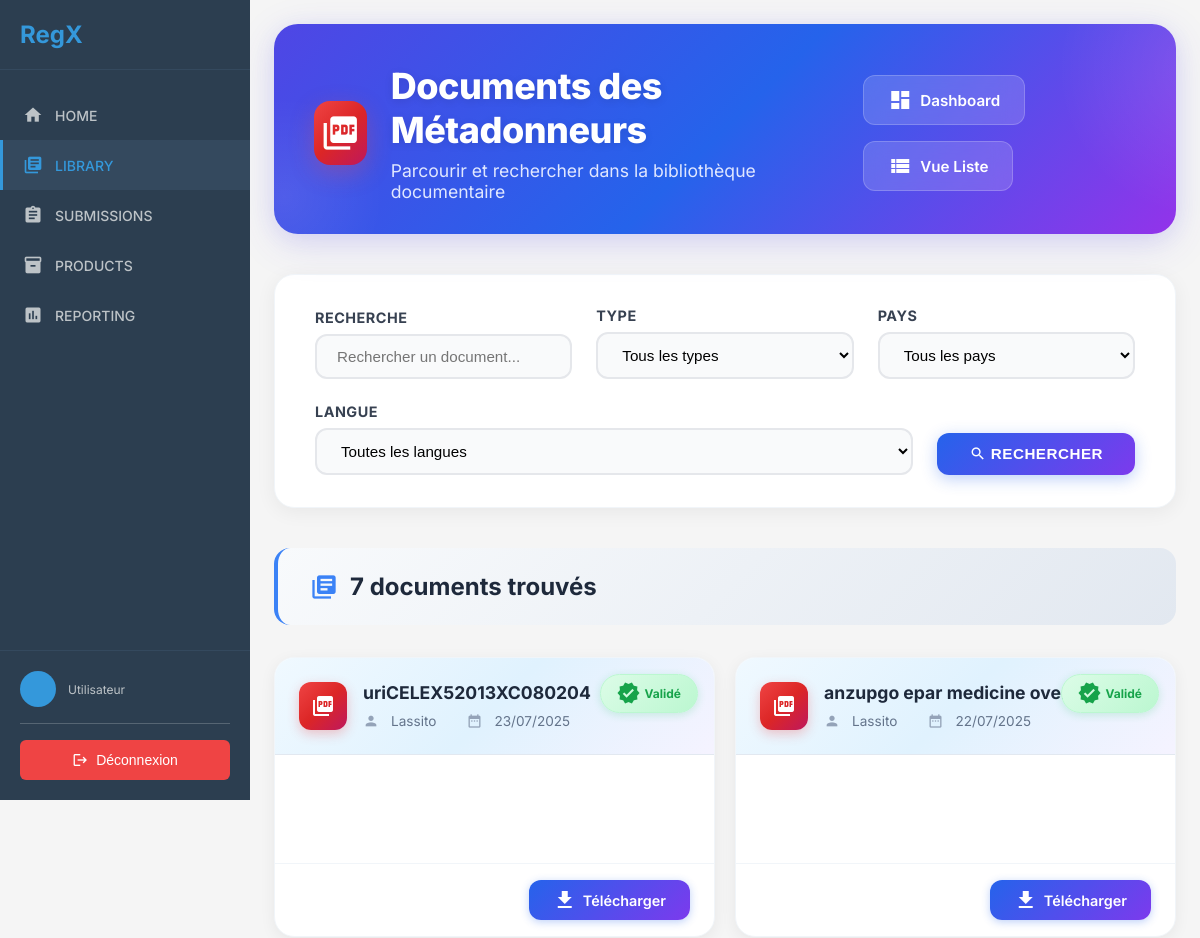
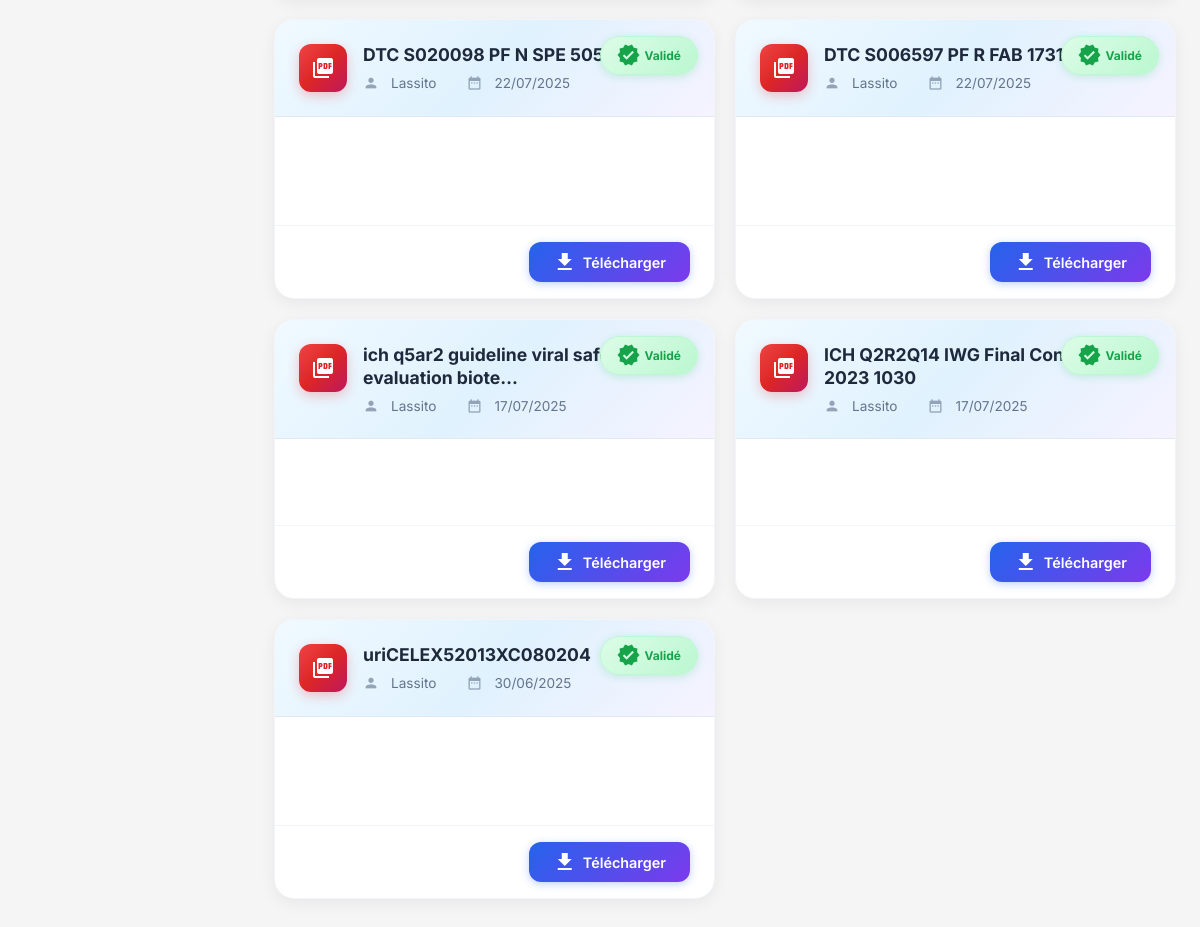
Before: /client/library/documents/ with the older database file (2 pictures, top to bottom).
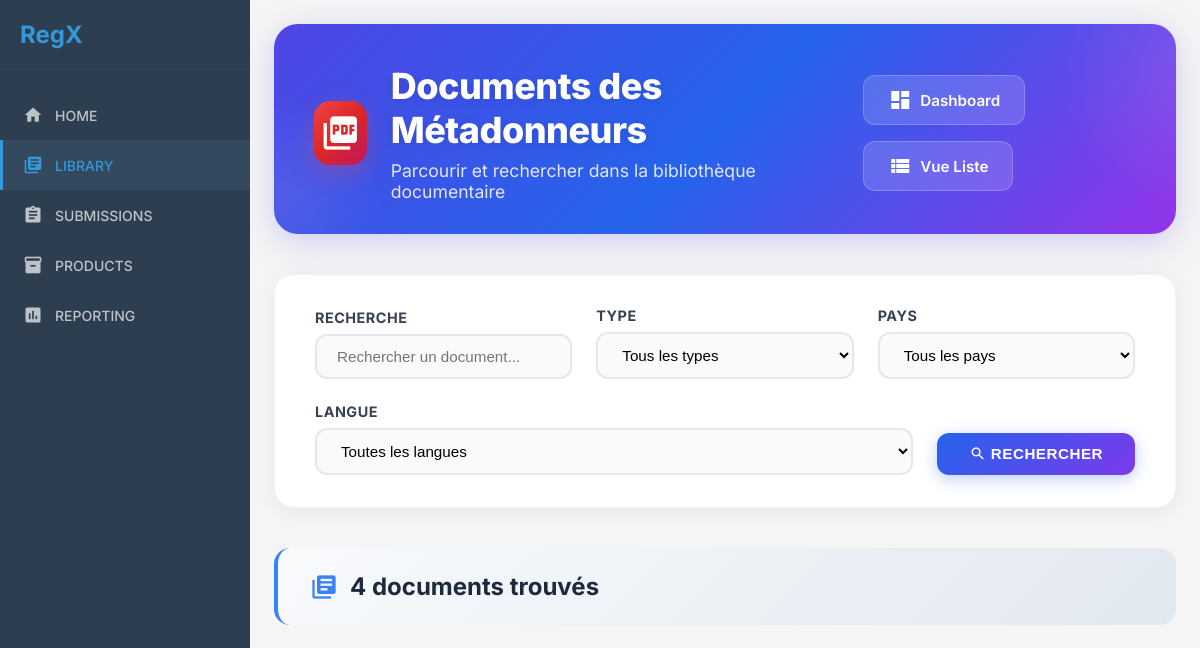
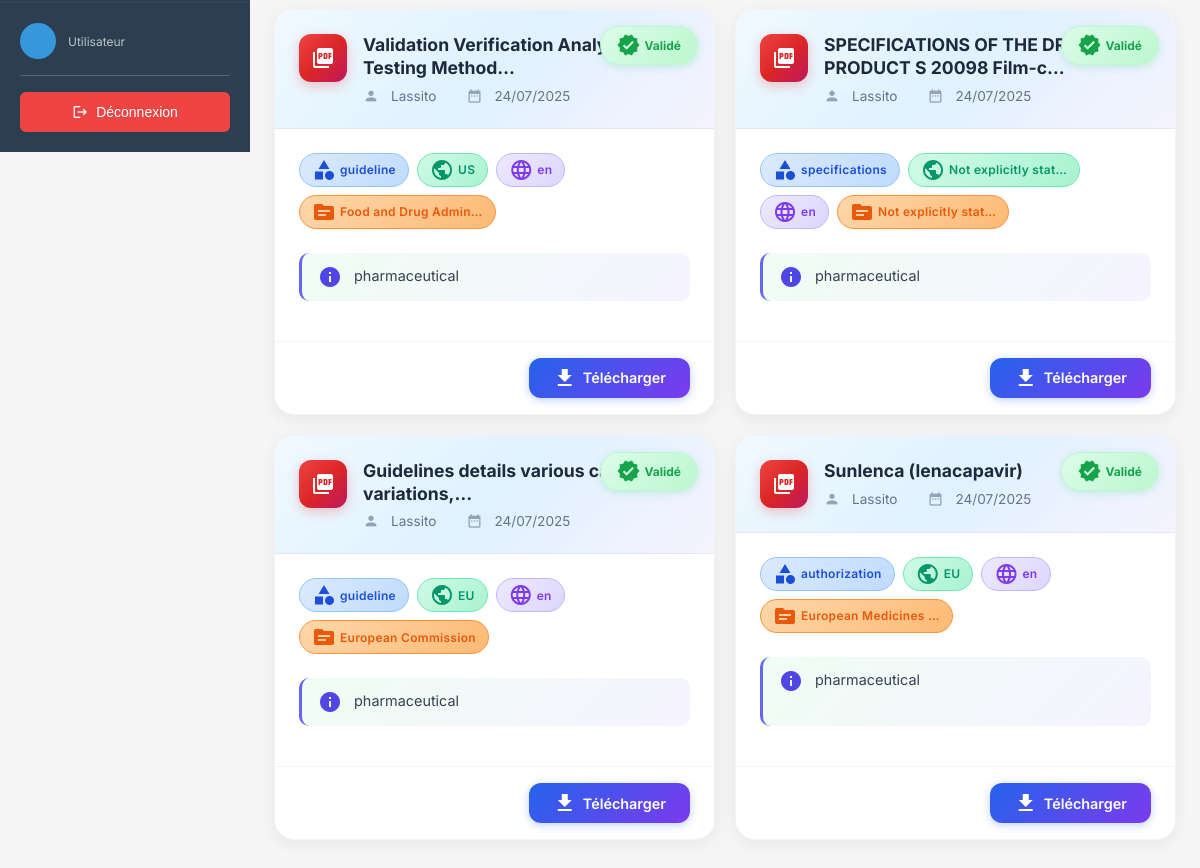
After: the same page with the newer database file (2 pictures, top to bottom).
### rawdocs/models.py (models this page shows, shortened)
class RawDocument(models.Model):
    url = models.URLField(help_text="URL d'origine du PDF", blank=True)
    file = models.FileField(upload_to=pdf_upload_to, help_text="Fichier PDF téléchargé")
    created_at = models.DateTimeField(auto_now_add=True)
    owner = models.ForeignKey(
        settings.AUTH_USER_MODEL,
        on_delete=models.CASCADE,
        related_name='raw_documents',
        null=True, blank=True,
        help_text="Utilisateur qui a téléchargé ce document"
    )
    is_validated = models.BooleanField(default=False, help_text="Document validé par un métadonneur")
    validated_at = models.DateTimeField(null=True, blank=True)
    is_ready_for_expert = models.BooleanField(default=False, help_text="Document prêt pour révision expert")
    expert_ready_at = models.DateTimeField(null=True, blank=True,
                                           help_text="Date à laquelle le document est devenu prêt pour l'expert")
    total_pages = models.IntegerField(default=0, help_text="Nombre total de pages")
    pages_extracted = models.BooleanField(default=False, help_text="Pages extraites individuellement")
    title = models.TextField(blank=True, help_text="Titre du document")
    doc_type = models.CharField("Type", max_length=100, blank=True, help_text="Type du document (guide, rapport…)")
    publication_date = models.CharField(max_length=100, blank=True, help_text="Date de publication")
    version = models.CharField(max_length=50, blank=True, help_text="Version extraite")
    source = models.CharField(max_length=255, blank=True, help_text="Organisation émettrice (EMA, FDA…)")
    context = models.TextField(blank=True, help_text="Contexte extrait (2 phrases max)")
    country = models.CharField(max_length=100, blank=True, help_text="Pays détecté (GPE ou TLD)")
    language = models.CharField(max_length=10, blank=True, help_text="Langue détectée (fr, en…)")
    url_source = models.URLField(blank=True, help_text="URL d'origine pour référence")

### client/library/views.py (the view)
# urls.py: path('documents/', views.document_list, name='document_list'),
def document_list(request):
    search = request.GET.get('search', '')
    document_type = request.GET.get('type', '')
    country = request.GET.get('country', '')
    language = request.GET.get('language', '')
    validation_status = request.GET.get('status', 'validated')
    documents_qs = RawDocument.objects.select_related('owner').all()
    if validation_status == 'validated':
        documents_qs = documents_qs.filter(is_validated=True)
    elif validation_status == 'pending':
        documents_qs = documents_qs.filter(is_validated=False)
    if search:
        documents_qs = documents_qs.filter(
            Q(title__icontains=search) |
            Q(source__icontains=search) |
            Q(context__icontains=search)
        )
    if document_type:
        documents_qs = documents_qs.filter(doc_type__icontains=document_type)
    if country:
        documents_qs = documents_qs.filter(country__icontains=country)
    if language:
        documents_qs = documents_qs.filter(language__icontains=language)
    documents_qs = documents_qs.order_by('-created_at')
    paginator = Paginator(documents_qs, 20)
    page_number = request.GET.get('page')
    documents = paginator.get_page(page_number)
    document_types = RawDocument.objects.filter(is_validated=True).exclude(doc_type='').values_list('doc_type', flat=True).distinct()
    countries = RawDocument.objects.filter(is_validated=True).exclude(country='').values_list('country', flat=True).distinct()
    languages = RawDocument.objects.filter(is_validated=True).exclude(language='').values_list('language', flat=True).distinct()
    context = {
        'documents': documents,
        'document_types': document_types,
        'countries': countries,
        'languages': languages,
        'filters': {
            'search': search,
            'type': document_type,
            'country': country,
            'language': language,
            'status': validation_status,
        }
    }
    return render(request, 'client/library/document_list.html', context)

### client/templatetags/document_filters.py (called while the page is built)
@register.filter
def clean_filename(file_field):
    if not file_field:
        return ""
    filename = os.path.basename(file_field.name)
    if '/' in filename:
        filename = filename.split('/')[-1]
    name_without_ext = os.path.splitext(filename)[0]
    clean_name = name_without_ext.replace('_', ' ').replace('-', ' ')
    return clean_name

@register.filter
def document_title(document):
    if document.title and document.title.strip():
        return document.title.strip()
    if document.file:
        clean_name = clean_filename(document.file)
        if clean_name:
            return clean_name
    return "Document sans titre"

### templates/client/library/document_list.html (shortened to what this page needs)
{% extends 'client/base.html' %}
{% load static %}
{% load document_filters %}
{% block content %}
<div class="library-container">
    <div class="page-header">
        <div class="page-header-content">
            <div class="page-header-left">
                <div class="page-header-icon">
                    <i class="material-icons">picture_as_pdf</i>
                </div>
                <div class="page-header-titles">
                    <h1>Documents des Métadonneurs</h1>
                    <p>Parcourir et rechercher dans la bibliothèque documentaire</p>
                </div>
            </div>
            <div class="dashboard-tile-links">
                <a href="{% url 'client:library:dashboard' %}" class="dashboard-tile-link">
                    <i class="material-icons">dashboard</i>
                    Dashboard
                </a>
                <a href="{% url 'client:library:document_list_horizontal' %}" class="dashboard-tile-link">
                    <i class="material-icons">view_list</i>
                    Vue Liste
                </a>
            </div>
        </div>
    </div>
    <form method="get" class="filters-bar">
        <div class="filters-col">
            <label>RECHERCHE</label>
            <input type="text" name="search" value="{{ filters.search }}" placeholder="Rechercher un document...">
        </div>
        <div class="filters-col">
            <label>TYPE</label>
            <select name="type">
                <option value="">Tous les types</option>
            </select>
        </div>
        <div class="filters-col">
            <label>PAYS</label>
            <select name="country">
                <option value="">Tous les pays</option>
            </select>
        </div>
        <div class="filters-col">
            <label>LANGUE</label>
            <select name="language">
                <option value="">Toutes les langues</option>
            </select>
        </div>
        <div class="filters-action">
            <button type="submit">
                <i class="material-icons" style="font-size:1.1em;vertical-align: middle;">search</i>
                Rechercher
            </button>
        </div>
    </form>
    <div class="results-header">
        <h2>
            <i class="material-icons">library_books</i>
            {{ documents.paginator.count }} document{{ documents.paginator.count|pluralize }} trouvé{{ documents.paginator.count|pluralize }}
        </h2>
    </div>
    {% if documents %}
    <div class="cards-list">
        {% for document in documents %}
        <div class="document-card" onclick="location.href='{% url 'client:library:document_detail' document.pk %}'">
            {% if document.is_validated or document.validated %}
            <span class="ribbon-validated">
                <i class="material-icons">verified</i> Validé
            </span>
            {% endif %}
            <div class="document-card-header">
                <div class="document-card-icon">
                    <i class="material-icons">picture_as_pdf</i>
                </div>
                <div style="flex: 1 1 0%">
                    <div class="document-card-title" title="{{ document|document_title }}">
                        {{ document|document_title|truncatechars:50 }}
                    </div>
                    <div class="document-card-metas">
                        <i class="material-icons">person</i>
                        <span>{{ document.owner.username|default:"Anonyme" }}</span>
                        <span class="w-1 h-1 rounded-full bg-gray-300" style="display:inline-block;width:6px;height:6px;"></span>
                        <i class="material-icons">date_range</i>
                        <span>{{ document.created_at|date:"d/m/Y" }}</span>
                    </div>
                </div>
            </div>
            <div class="document-card-body">
                <div class="document-card-badges">
                    {% if document.doc_type %}
                    <span class="card-badge badge-blue">
                        <i class="material-icons text-xs">category</i>
                        {{ document.doc_type|truncatechars:20 }}
                    </span>
                    {% endif %}
                    {% if document.country %}
                    <span class="card-badge badge-green">
                        <i class="material-icons text-xs">public</i>
                        {{ document.country|truncatechars:20 }}
                    </span>
                    {% endif %}
                    {% if document.language %}
                    <span class="card-badge badge-purple">
                        <i class="material-icons text-xs">language</i>
                        {{ document.language|truncatechars:20 }}
                    </span>
                    {% endif %}
                    {% if document.source %}
                    <span class="card-badge badge-orange">
                        <i class="material-icons text-xs">source</i>
                        {{ document.source|truncatechars:20 }}
                    </span>
                    {% endif %}
                </div>
                {% if document.context %}
                <div class="document-card-context">
                    <i class="material-icons text-base" style="vertical-align: middle; color:#4f46e5; margin-right: 0.5rem;">info</i>
                    <span>{{ document.context|truncatechars:100 }}</span>
                </div>
                {% endif %}
            </div>
            <div class="document-card-actions">
                <a href="{% url 'client:library:download_document' document.pk %}" onclick="event.stopPropagation();">
                    <i class="material-icons text-sm">download</i>
                    Télécharger
                </a>
            </div>
        </div>
        {% endfor %}
    </div>
    {% endif %}
</div>
{% endblock %}

### templates/client/base.html (shortened to what this page needs)
<!DOCTYPE html>
<html lang="fr">
<head>
    {% load static %}
    <link rel="stylesheet" href="{% static 'css/main.css' %}">
</head>
<body>
    <div class="app-container">
        {% include 'client/includes/sidebar.html' %}
        <div class="main-content">
            {% block content %}{% endblock %}
        </div>
    </div>
</body>
</html>

### templates/client/includes/sidebar.html (shortened to what this page needs)
<div class="sidebar">
    <div class="sidebar-header">
        <h2>RegX</h2>
    </div>
    <nav class="sidebar-nav">
        <a href="{% url 'client:dashboard' %}" class="nav-item {% if request.resolver_match.url_name == 'dashboard' %}active{% endif %}">
            <i class="material-icons">home</i>
            <span>HOME</span>
        </a>
        <a href="/client/library/" class="nav-item {% if 'library' in request.resolver_match.namespace %}active{% endif %}">
            <i class="material-icons">library_books</i>
            <span>LIBRARY</span>
        </a>
        <a href="{% url 'submissions:list' %}" class="nav-item {% if 'submissions' in request.resolver_match.namespace %}active{% endif %}">
            <i class="material-icons">assignment</i>
            <span>SUBMISSIONS</span>
        </a>
        <a href="/client/products/" class="nav-item {% if 'products' in request.resolver_match.namespace %}active{% endif %}">
            <i class="material-icons">inventory</i>
            <span>PRODUCTS</span>
        </a>
        <a href="/client/reports/" class="nav-item {% if 'reports' in request.resolver_match.namespace %}active{% endif %}">
            <i class="material-icons">assessment</i>
            <span>REPORTING</span>
        </a>
    </nav>
   <div class="sidebar-footer">
    <div class="user-info">
        <div class="user-avatar">
        </div>
        <div class="user-details">
            <span class="user-role">
                {% if request.user.userprofile.role == 'client' %}
                    Client
                {% elif request.user.userprofile.role == 'metadonneur' %}
                    Métadonneur
                {% elif request.user.userprofile.role == 'expert' %}
                    Expert
                {% elif request.user.userprofile.role == 'annotateur' %}
                    Annotateur
                {% else %}
                    Utilisateur
                {% endif %}
            </span>
        </div>
    </div>
    <form method="post" action="{% url 'rawdocs:logout' %}" class="logout-form">
        <button type="submit" class="btn-logout">
            <i class="material-icons">logout</i>
            <span>Déconnexion</span>
        </button>
    </form>
</div>
</div>

### static/css/main.css (style rules this page uses)
* { margin: 0; padding: 0; box-sizing: border-box; }
body { font-family: 'Inter', sans-serif; background-color: #f5f5f5; color: #333; }
.app-container { display: flex; min-height: 100vh; }
.sidebar { width: 250px; background-color: #2c3e50; color: white; display: flex; flex-direction: column; position: fixed; height: 100vh; left: 0; top: 0; z-index: 1000; }
.sidebar-header { padding: 20px; border-bottom: 1px solid #34495e; }
.sidebar-header h2 { font-size: 24px; font-weight: 700; color: #3498db; }
.sidebar-nav { flex: 1; padding: 20px 0; }
.nav-item { display: flex; align-items: center; padding: 15px 20px; color: #bdc3c7; text-decoration: none; transition: all 0.3s ease; border-left: 3px solid transparent; }
.nav-item.active { background-color: #34495e; color: #3498db; border-left-color: #3498db; }
.nav-item i { margin-right: 12px; font-size: 20px; }
.nav-item span { font-size: 14px; font-weight: 500; }
.sidebar-footer { padding: 20px; border-top: 1px solid #34495e; }
.user-info { display: flex; align-items: center; }
.user-avatar { width: 36px; height: 36px; border-radius: 50%; background-color: #3498db; display: flex; align-items: center; justify-content: center; margin-right: 12px; font-weight: 600; }
.user-details { display: flex; flex-direction: column; }
.user-role { font-size: 12px; color: #bdc3c7; }
.main-content { flex: 1; margin-left: 250px; min-height: 100vh; }
.logout-form { margin-top: 1rem; padding-top: 1rem; border-top: 1px solid rgba(255, 255, 255, 0.2); }
.btn-logout { width: 100%; display: flex; align-items: center; justify-content: center; gap: 0.5rem; padding: 0.75rem; background: #ef4444; color: white; border: none; border-radius: 6px; cursor: pointer; font-size: 0.875rem; font-weight: 500; transition: all 0.2s ease; }
.btn-logout i { font-size: 1rem; }

Changed rows visible on the page:
removed RawDocument: is_validated True (drawn), title+file "uriCELEX52013XC080204", owner.username "Lassito", created_at "23/07/2025"
removed RawDocument: is_validated True (drawn), title+file "anzupgo epar medicine overview en", owner.username "Lassito", created_at "22/07/2025"
removed RawDocument: is_validated True (drawn), title+file "DTC S020098 PF N SPE 50520 EN 3.0", owner.username "Lassito", created_at "22/07/2025"
removed RawDocument: is_validated True (drawn), title+file "DTC S006597 PF R FAB 17319 EN 15.0", owner.username "Lassito", created_at "22/07/2025"
removed RawDocument: is_validated True (drawn), title+file "ich q5ar2 guideline viral safety evaluation biote…", owner.username "Lassito", created_at "17/07/2025"
removed RawDocument: is_validated True (drawn), title+file "ICH Q2R2Q14 IWG Final Concept 2023 1030", owner.username "Lassito", created_at "17/07/2025"
removed RawDocument: is_validated True (drawn), title+file "uriCELEX52013XC080204", owner.username "Lassito", created_at "30/06/2025"
added RawDocument: is_validated True (drawn), title "Validation Verification Analytical Testing Method…", owner.username "Lassito", created_at "24/07/2025", doc_type "guideline", country "US", language "en", source "Food and Drug Admin…", context "pharmaceutical"
added RawDocument: is_validated True (drawn), title "SPECIFICATIONS OF THE DRUG PRODUCT S 20098 Film-c…", owner.username "Lassito", created_at "24/07/2025", doc_type "specifications", country "Not explicitly stat…", language "en", source "Not explicitly stat…", context "pharmaceutical"
added RawDocument: is_validated True (drawn), title "Guidelines details various categories variations,…", owner.username "Lassito", created_at "24/07/2025", doc_type "guideline", country "EU", language "en", source "European Commission", context "pharmaceutical"
added RawDocument: is_validated True (drawn), title "Sunlenca (lenacapavir)", owner.username "Lassito", created_at "24/07/2025", doc_type "authorization", country "EU", language "en", source "European Medicines …", context "pharmaceutical"
Other visible differences:
{{ documents.paginator.count }}: "7" → "4"
